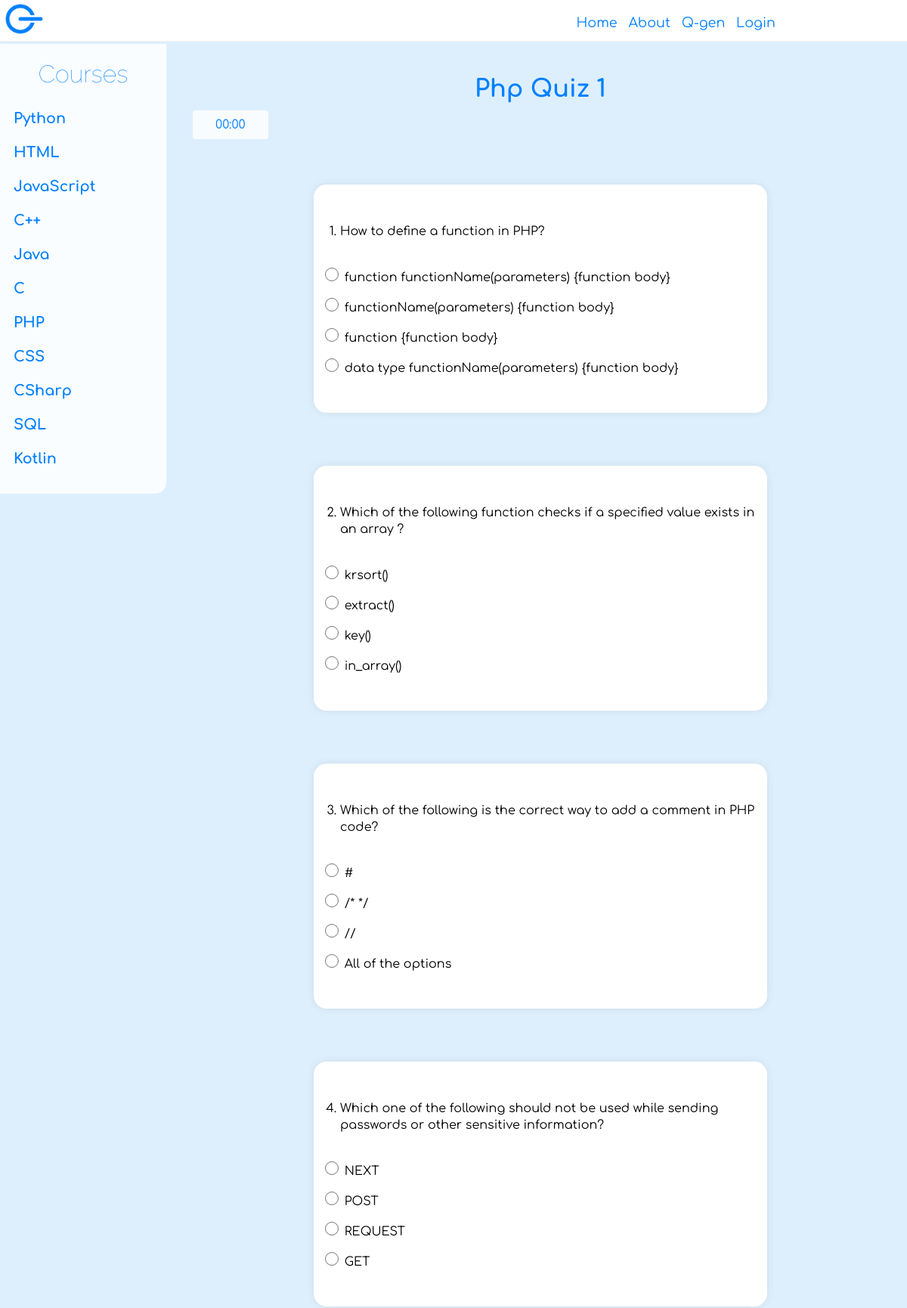
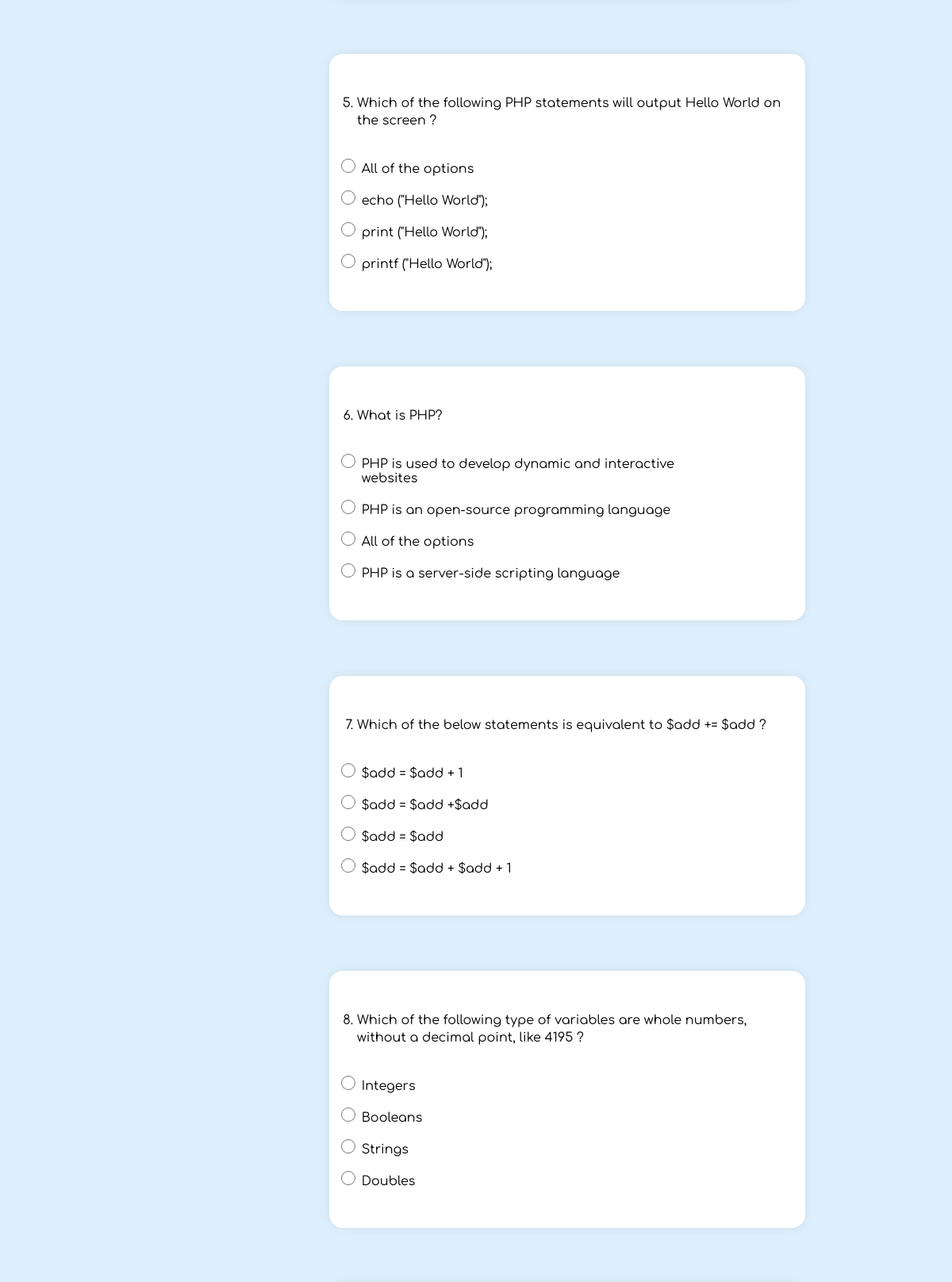
The page /php-quiz-1 (upper part) on the database its author committed (2 pictures, top to bottom).
### quizzitoapp/models.py (models this page shows, shortened)
class Questions_Database1(models.Model):
    researcher_name = models.CharField(max_length=120, verbose_name="Your Name", default="demiz", validators=[to_lowercase])
    course = models.CharField(max_length=100, validators=[to_lowercase])
    question = models.TextField(validators=[duplicateDetector])
    answer = models.TextField(validators=[opt1_validation])
    option1 = models.TextField(validators=[opt2_validation])
    option2 = models.TextField(validators=[opt3_validation])
    option3 = models.TextField(validators=[opt4_validation])
    difficulty = models.CharField(
        max_length=100,
        default='1',
        choices=(
            ('1', 'easy'),
            ('2', 'medium'),
            ('3', 'hard')
        )
    )
    date_added = models.DateField(default=timezone.now)

### quizzitoapp/views.py (the view)
# urls.py: path('<str:course_url_like>', quiz, name='quiz'),
def quiz(request, course_url_like, amount_of_questions=0, difficulty=None, quiz_header='', qgen_notice=''):
    if 'csharp' in course_url_like:
        course_url_like = course_url_like.replace('csharp', 'c#') # this will be handled properly soon...
    courses =  AVAILABLE_QUIZZES #[i[0] for i in set(Q1.objects.values_list('course'))]
    ql_validator = quiz_link_validator(course_url_like)
    selected_course = course_url_like.split('-')
    quizdifficulty = 1 if not selected_course[-1].isnumeric() else int(selected_course[-1])
    difficulty = difficulty if difficulty else '1' if quizdifficulty < 5 else '2' if quizdifficulty < 9 else '3'
    amount_of_questions = amount_of_questions if amount_of_questions else 10 if difficulty == '1' else 20 if difficulty == '2' else 50
    quizlevel = ' '.join(selected_course[1:])
    course = selected_course[0]
    if (not ql_validator) or (len(selected_course) != 3) or (quizdifficulty > 10) or (selected_course[0] not in courses):
        return HttpResponse(loader.get_template('404.html').render({}, request))
    quiz_page_tem = loader.get_template('quiz.html')
    questions = Q1.objects.filter(course=course, difficulty=difficulty)
    questions = questions.all().order_by('?')[:amount_of_questions]
    questions_list = []; opt1 = []; opt2 = []; opt3 = []; opt4 = []
    answer = []
    for i in questions:
        questions_list.append(i.question)
        random_options = [i.option1, i.option2, i.option3, i.answer]
        answer.append(random_options[3])
        for x in range(5): shuffle(random_options)
        opt1.append(random_options[0])
        opt2.append(random_options[1])
        opt3.append(random_options[2])
        opt4.append(random_options[3])
    zipped = zip(range(amount_of_questions), questions_list, opt1, opt2, opt3, opt4, answer)
    zipped2 = zip(range(amount_of_questions), questions_list, opt1, opt2, opt3, opt4, answer)
    questions_taken = request.session.pop('questions_taken', []) # Means user has already taken or submitted a quiz
    selected_ans=request.session.pop('selected_ans', [])
    quizSubmit = request.session.pop('quizSubmit', '')
    timer_py = request.session.pop('timer_py', '00:00')
    user_score = request.session.get('user_score', 0)
    answered_qst_count = request.session.get('answered_qst_count', 0)
    attempted_qst_count = request.session.get('attempted_qst_count', 0)
    qgen_amount_of_questions = request.session.pop('qgen_amount_of_questions', 0)
    qgen_notice2 = request.session.pop('qgen_notice', '')
    qgen_difficulty = request.session.pop('qgen_difficulty', '')
    qgen_quiz_header = request.session.pop('qgen_header', '')
    quiz_header = qgen_quiz_header if qgen_quiz_header else quiz_header
    qgen_notice = qgen_notice if not qgen_notice2 else qgen_notice2
    context = dict(
        questions=questions_taken if questions_taken else zipped,
        selected_ans=selected_ans,
        course_category=course,
        course=course.upper() + ' ' + quizlevel if not quiz_header else quiz_header,
        course_url_like=course_url_like.replace('c#', 'csharp'), # this will be handled properly soon...
        amount_of_questions=qgen_amount_of_questions if qgen_amount_of_questions else amount_of_questions,
        difficulty=qgen_difficulty if qgen_difficulty else quizDifficulties[difficulty].capitalize(),
        qgen_notice=qgen_notice,
        quiz_submit=quizSubmit,
        timer_py=timer_py,
        user_score=user_score,
        answered_qst_count=answered_qst_count,
        attempted_qst_count=attempted_qst_count,
        incorrects=amount_of_questions-answered_qst_count,
        list_of_courses=AVAILABLE_QUIZZES,
    )
    request.session['user_questions'] = list(zipped2)
    return HttpResponse(quiz_page_tem.render(context, request))

### quizzitoapp/templatetags/demiztags.py (called while the page is built)
@register.filter(name='get_by_index')
def get_by_index(list, index):
    if list:
        return list[index]
    return None

@register.filter(name='indexLoop')
def indexLoop(list, index):
    if list:
        return list[index], True
    return None, False

@register.filter(name='options')
def options(selected_opt, lookup_opt):
    selected_opt, submitted = selected_opt
    if submitted:
        return selected_opt, lookup_opt, True
    return selected_opt, lookup_opt, False

@register.filter(name='colorOptions')
def colorOptions(options, answer):
    color = 'black'
    selected_opt, lookup_opt, submitted = options
    if submitted:
        if lookup_opt == answer:
            color = 'green'
    if selected_opt:
        if lookup_opt == selected_opt:
            if lookup_opt != answer:
                color = 'red'
    return color

@register.filter(name='checkQuizSubmit')
def checkQuizSubmit(questions_taken):
    if questions_taken:
        return True
    return False

@register.filter(name='loop')
def loop(start: int, stop: int=0):
    return range(start, stop) if stop else range(start)

@register.filter(name='make_a_list')
def make_a_list(values: str):
    values = values.split(',')
    return values

@register.filter(name='lower')
def lower(value: str):
    return value.lower()

### quizzitoapp/vars_funcs.py (called while the page is built)
def quiz_link_validator(url):
    return True if search(COURSE_RE_URL_PATTERN, url) else False

### quizzitoapp/templates/quiz.html (shortened to what this page needs)
{% extends 'master_template.html' %}
{% load static %}
{% load demiztags %}
    {% block body_attr %}id="body" onresize="screensizeDetector()"
    onload="timing(stopWatch); executeOnTrigger(quizSubmit, for_quizSubmit);"{% endblock %}
{% block CONTENT %}
    <h1 id='quiz-header'>{{ course|title }}</h1>
    <form class="questions-form" method="post" enctype="multipart/form-data" action='score/{{course_url_like}}'>
        <time id='timer' name="timer">{{timer_py}}</time>
        <ol>
        {% for count, q, opt1, opt2, opt3, opt4, ans in questions %}
            {% with optAColor=selected_ans|indexLoop:forloop.counter0|options:opt1|colorOptions:ans optBColor=selected_ans|indexLoop:forloop.counter0|options:opt2|colorOptions:ans optCColor=selected_ans|indexLoop:forloop.counter0|options:opt3|colorOptions:ans optDColor=selected_ans|indexLoop:forloop.counter0|options:opt4|colorOptions:ans selected_opt=selected_ans|get_by_index:forloop.counter0 %}
                <div class="question-tiles">
                    <li><pre>{{ q }}</pre></li><br>
                    <input
                    class="question-option" type="radio"
                    name="question{{ count|add:1 }}_ans" id="question{{ count|add:1 }}_optionA"
                    value="{{ opt1 }}" {% if selected_ans|checkQuizSubmit and opt1 == selected_opt %} checked {% endif %}>
                    <label
                    class="options" name="label{{ count|add:1 }}_ans" for="question{{ count|add:1 }}_optionA"
                    style="color:{{optAColor}};"><span class="option-value">{{ opt1 }}</span></label><br>
                    <input
                    class="question-option" type="radio"
                    name="question{{ count|add:1 }}_ans" id="question{{ count|add:1 }}_optionB"
                    value="{{ opt2 }}" {% if selected_ans|checkQuizSubmit and opt2 == selected_opt %} checked {% endif %}>
                    <label
                    class="options" name="label{{ count|add:1 }}_ans" for="question{{ count|add:1 }}_optionB"
                    style="color:{{optBColor}};"><span class="option-value">{{ opt2 }}</span></label><br>
                    <input
                    class="question-option" type="radio"
                    name="question{{ count|add:1 }}_ans" id="question{{ count|add:1 }}_optionC"
                    value="{{ opt3 }}" {% if selected_ans|checkQuizSubmit and opt3 == selected_opt %} checked {% endif %}>
                    <label
                    class="options" name="label{{ count|add:1 }}_ans" for="question{{ count|add:1 }}_optionC"
                    style="color:{{optCColor}};"><span class="option-value">{{ opt3 }}</span></label><br>
                    <input
                    class="question-option" type="radio"
                    name="question{{ count|add:1 }}_ans" id="question{{ count|add:1 }}_optionD"
                    value="{{ opt4 }}" {% if selected_ans|checkQuizSubmit and opt4 == selected_opt %} checked {% endif %}>
                    <label
                    class="options" name="label{{ count|add:1 }}_ans" for="question{{ count|add:1 }}_optionD"
                    style="color:{{optDColor}};"><span class="option-value">{{ opt4}}</span></label><br>
                </div>
            {% endwith %}
        {% endfor %}
        </ol>
    </form>
{% endblock %}

### quizzitoapp/templates/master_template.html (shortened to what this page needs)
<!DOCTYPE html>
{% load static %}
<html lang="en">
<head>
    <link rel="stylesheet" href="{% static 'font.css' %}" type="text/css">
    <link rel="stylesheet" href="{% static 'index.css' %}" type="text/css">
    <link rel="stylesheet" href="{% static 'pop_ups.css' %}" type="text/css">
    <link rel="stylesheet" href="{% static 'quiz.css' %}" type="text/css">
    <link rel="stylesheet" href="{% static 'quizzito-style.css' %}" type="text/css">
</head>
<body {% block body_attr %}{% endblock %}>
    {% include 'navigationbar.html' %}
    {% include 'sidemenu.html' %}
    <main id="main" {% block main_attr %}{% endblock %}>
        {% block CONTENT %}{% endblock %}
    </main>
</body>
</html>

### quizzitoapp/templates/navigationbar.html (shortened to what this page needs)
{% load static %}
{% load demiztags %}
<nav class="new-nav" id="main-nav">
    <div class="q-logo-box">
        <a href="./">
            <img src="{% static 'logos/quizzito_logo.png' %}" alt="Quizzito Logo">
        </a>
    </div>
    <div class="non-mobile-nav" id="non-mobile-nav">
        <a class="nav-links" href="./" title="Go to Home page">Home</a>
        <a class="nav-links" href="about" title="Go to About page">About</a>
        <a class="nav-links" href="qgen" title="Generate your own custom quiz with Q-gen">Q-gen</a>
        <span class="nav-links" title="This feature is not added yet" onclick="$displayManager(document.getElementById('login-popup')); $innerHTML('popupMsg', 'Sorry! This feature has not been added yet')">Login</span>
    </div>
</nav>

### quizzitoapp/templates/pop_ups.html (shortened to what this page needs)
{% load static %}

### quizzitoapp/templates/sidemenu.html (shortened to what this page needs)
{% load static %}
{% load demiztags %}
<div class="Side-menu" id="Side-menu" >
    <h1 id="side-menu-main-header">Courses</h1>
    {% with course_list="Python,HTML,JavaScript,C++,Java,C,PHP,CSS,CSharp,SQL,Kotlin"|make_a_list %}
        {% for i in course_list %}
            <div class="sub-menu" onclick="showDropDown(this)">
                <span class="side-menu-headers">{{ i }}</span>
            </div>
        {% endfor %}
    {% endwith %}
</div>

### quizzitoapp/templates/footer.html (shortened to what this page needs)
{% load static %}

### quizzitoapp/static/index.css (style rules this page uses)
html { scroll-behavior: smooth; scrollbar-width: 1px; }
body { background-color: #ddeffd; font-family: Comfortaa, Arial, Helvetica, sans-serif; }
main { margin-top: 100px; padding: 0 10px; }
nav img { height: 50px; }
.new-nav { position: fixed; top: 0; width: 100%; height: 55px; background-color: white; backdrop-filter: blur(5px); -webkit-backdrop-filter: blur(5px); border-bottom: 1px solid #bbbbbb2f; transition: 0.5s all linear; z-index: 20; }
.q-logo-box { float: left; padding: 0 7px; }
.non-mobile-nav { margin-right: 70px; text-align: right; height: 100%; overflow: hidden; }
.non-mobile-nav a, .non-mobile-nav span { display: inline-block; padding: 15px 5px; margin-top: 5px; text-decoration: none; color: #0080ff; font-size: 1.1em; }
.nav-links { cursor: pointer; transition: 0.2s all linear; }

### quizzitoapp/static/quiz.css (style rules this page uses)
* { box-sizing: border-box; font-family: Comfortaa, Arial, Helvetica, sans-serif; }
body { margin: 0; height: -webkit-fitcontent; height: -moz-fit-content; height: fit-content; font-family: Comfortaa, Arial, Helvetica, sans-serif; }
#quiz-header { color: #0080ff; text-align: center; }
.questions-form { margin: 15px; height: -moz-fit-content; height: -webkit-fit-content; height: fit-content; }
.question-tiles { margin: auto; margin-top: 70px; background-color: rgb(255, 255, 255); max-width: 600px; min-width: 200px; padding: 35px 10px; border-radius: 17px; font-size: 1em; box-shadow: 0 0 10px 0 rgba(165, 165, 165, 0.24); }
.questions-form ol { padding: 0; }
.questions-form li { line-height: 0; margin-left: 25px; word-wrap: break-word; line-height: 22px !important; }
.questions-form pre { white-space: pre-wrap; }
.option-value { display: inline-flex; width: 80%; padding: 5px 0; word-break: break-word; margin-bottom: 10px; transition: 0.2s all linear; }
#timer { position: sticky; padding: 10px 30px; border-radius: 4px; top: 65px; color: #0080ff; background-color: rgba(255, 255, 255, 0.829); z-index: 8; }
#side-menu-main-header { text-align: center; color: #0080ff; font-family: Raleway, Arial, Helvetica, sans-serif; font-weight: lighter; }
.side-menu-headers, .hidden-menu-top-headers { display: block; padding: 7.5px 7px; font-weight: bold; font-size: 1.2em; border: 1px solid transparent; border-radius: 5px; transition: 0.3s all linear; }
.Side-menu { font-family: Comfortaa, Arial, Helvetica, sans-serif; position: fixed; top: 58px; height: max-content; max-height: calc(100vh - 62px); width: 220px; padding-bottom: 20px; border-end-end-radius: 15px; background-color: rgba(255, 255, 255, 0.836); backdrop-filter: blur(5px); -webkit-backdrop-filter: blur(5px); font-family: Arial, Helvetica, sans-serif; text-align: left; z-index: 15; overflow: auto; cursor: pointer; transition: 0.5s all linear; }
.sub-menu { margin: 5px 10px; color: #0080ff; overflow: hidden; height: 40px; transition: 1s all cubic-bezier(.08,.82,.17,1); }
::placeholder { color: #001931; }
input[type=radio] { color: #0080ff; accent-color: #0080ff; width: 18px; height: 18px; }

### rows shown on the page
Questions_Database1: questions "How to define a function in PHP?", questions "function functionName(parameters) {function body}", questions "functionName(parameters) {function body}", questions "function {function body}", questions "data type functionName(parameters) {function body}"
Questions_Database1: questions "Which of the following function checks if a specified value exists in an array ?", questions "krsort()", questions "extract()", questions "key()", questions "in_array()"
Questions_Database1: questions "Which of the following is the correct way to add a comment in PHP code?", questions "/* */", questions "//", questions "All of the options"
Questions_Database1: questions "Which one of the following should not be used while sending passwords or other sensitive information?", questions "NEXT", questions "POST", questions "REQUEST", questions "GET"
Questions_Database1: questions "Which of the following PHP statements will output Hello World on the screen ?", questions "All of the options", questions "echo (\"Hello World\");", questions "print (\"Hello World\");", questions "printf (\"Hello World\");"
Questions_Database1: questions "What is PHP?", questions "PHP is used to develop dynamic and interactive websites", questions "PHP is an open-source programming language", questions "All of the options", questions "PHP is a server-side scripting language"
Questions_Database1: questions "Which of the below statements is equivalent to $add += $add ?", questions "$add = $add + 1", questions "$add = $add +$add", questions "$add = $add", questions "$add = $add + $add + 1"
Questions_Database1: questions "Which of the following type of variables are whole numbers, without a decimal point, like 4195 ?", questions "Integers", questions "Booleans", questions "Strings", questions "Doubles"

### other values the page prints
{{ i }} "Python" "HTML" "JavaScript" "C++" "Java" "C" "PHP" "CSS" "CSharp" "SQL" "Kotlin"
{{ course|title }} "Php Quiz 1"
{{ opt1 }} "#"
